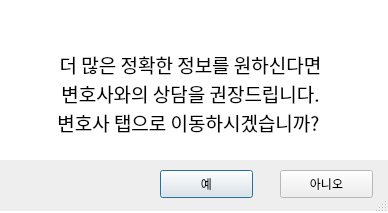
<?xml version="1.0" encoding="UTF-8"?>
<ui version="4.0">
 <class>Dialog</class>
 <widget class="QDialog" name="Dialog">
  <property name="windowModality">
   <enum>Qt::WindowModal</enum>
  </property>
  <property name="geometry">
   <rect>
    <x>0</x>
    <y>0</y>
    <width>388</width>
    <height>213</height>
   </rect>
  </property>
  <property name="minimumSize">
   <size>
    <width>0</width>
    <height>0</height>
   </size>
  </property>
  <property name="maximumSize">
   <size>
    <width>16875</width>
    <height>35752</height>
   </size>
  </property>
  <property name="palette">
   <palette>
    <active>
     <colorrole role="Base">
      <brush brushstyle="SolidPattern">
       <color alpha="255">
        <red>255</red>
        <green>255</green>
        <blue>255</blue>
       </color>
      </brush>
     </colorrole>
     <colorrole role="Window">
      <brush brushstyle="SolidPattern">
       <color alpha="255">
        <red>255</red>
        <green>255</green>
        <blue>255</blue>
       </color>
      </brush>
     </colorrole>
    </active>
    <inactive>
     <colorrole role="Base">
      <brush brushstyle="SolidPattern">
       <color alpha="255">
        <red>255</red>
        <green>255</green>
        <blue>255</blue>
       </color>
      </brush>
     </colorrole>
     <colorrole role="Window">
      <brush brushstyle="SolidPattern">
       <color alpha="255">
        <red>255</red>
        <green>255</green>
        <blue>255</blue>
       </color>
      </brush>
     </colorrole>
    </inactive>
    <disabled>
     <colorrole role="Base">
      <brush brushstyle="SolidPattern">
       <color alpha="255">
        <red>255</red>
        <green>255</green>
        <blue>255</blue>
       </color>
      </brush>
     </colorrole>
     <colorrole role="Window">
      <brush brushstyle="SolidPattern">
       <color alpha="255">
        <red>255</red>
        <green>255</green>
        <blue>255</blue>
       </color>
      </brush>
     </colorrole>
    </disabled>
   </palette>
  </property>
  <property name="windowTitle">
   <string>검색된 정보가 3개 미만입니다</string>
  </property>
  <property name="autoFillBackground">
   <bool>true</bool>
  </property>
  <property name="sizeGripEnabled">
   <bool>true</bool>
  </property>
  <widget class="QTextEdit" name="textEdit">
   <property name="geometry">
    <rect>
     <x>0</x>
     <y>10</y>
     <width>381</width>
     <height>141</height>
    </rect>
   </property>
   <property name="palette">
    <palette>
     <active>
      <colorrole role="WindowText">
       <brush brushstyle="SolidPattern">
        <color alpha="255">
         <red>255</red>
         <green>255</green>
         <blue>255</blue>
        </color>
       </brush>
      </colorrole>
      <colorrole role="Text">
       <brush brushstyle="SolidPattern">
        <color alpha="255">
         <red>0</red>
         <green>0</green>
         <blue>0</blue>
        </color>
       </brush>
      </colorrole>
      <colorrole role="Base">
       <brush brushstyle="SolidPattern">
        <color alpha="255">
         <red>255</red>
         <green>255</green>
         <blue>255</blue>
        </color>
       </brush>
      </colorrole>
      <colorrole role="Window">
       <brush brushstyle="SolidPattern">
        <color alpha="255">
         <red>255</red>
         <green>255</green>
         <blue>255</blue>
        </color>
       </brush>
      </colorrole>
     </active>
     <inactive>
      <colorrole role="WindowText">
       <brush brushstyle="SolidPattern">
        <color alpha="255">
         <red>255</red>
         <green>255</green>
         <blue>255</blue>
        </color>
       </brush>
      </colorrole>
      <colorrole role="Text">
       <brush brushstyle="SolidPattern">
        <color alpha="255">
         <red>0</red>
         <green>0</green>
         <blue>0</blue>
        </color>
       </brush>
      </colorrole>
      <colorrole role="Base">
       <brush brushstyle="SolidPattern">
        <color alpha="255">
         <red>255</red>
         <green>255</green>
         <blue>255</blue>
        </color>
       </brush>
      </colorrole>
      <colorrole role="Window">
       <brush brushstyle="SolidPattern">
        <color alpha="255">
         <red>255</red>
         <green>255</green>
         <blue>255</blue>
        </color>
       </brush>
      </colorrole>
     </inactive>
     <disabled>
      <colorrole role="WindowText">
       <brush brushstyle="SolidPattern">
        <color alpha="255">
         <red>120</red>
         <green>120</green>
         <blue>120</blue>
        </color>
       </brush>
      </colorrole>
      <colorrole role="Text">
       <brush brushstyle="SolidPattern">
        <color alpha="255">
         <red>120</red>
         <green>120</green>
         <blue>120</blue>
        </color>
       </brush>
      </colorrole>
      <colorrole role="Base">
       <brush brushstyle="SolidPattern">
        <color alpha="255">
         <red>255</red>
         <green>255</green>
         <blue>255</blue>
        </color>
       </brush>
      </colorrole>
      <colorrole role="Window">
       <brush brushstyle="SolidPattern">
        <color alpha="255">
         <red>255</red>
         <green>255</green>
         <blue>255</blue>
        </color>
       </brush>
      </colorrole>
     </disabled>
    </palette>
   </property>
   <property name="font">
    <font>
     <family>08서울남산체 EB</family>
     <pointsize>10</pointsize>
     <weight>50</weight>
     <bold>false</bold>
    </font>
   </property>
   <property name="frameShape">
    <enum>QFrame::NoFrame</enum>
   </property>
   <property name="verticalScrollBarPolicy">
    <enum>Qt::ScrollBarAlwaysOff</enum>
   </property>
   <property name="readOnly">
    <bool>true</bool>
   </property>
   <property name="html">
    <string>&lt;!DOCTYPE HTML PUBLIC &quot;-//W3C//DTD HTML 4.0//EN&quot; &quot;http://www.w3.org/TR/REC-html40/strict.dtd&quot;&gt;
&lt;html&gt;&lt;head&gt;&lt;meta name=&quot;qrichtext&quot; content=&quot;1&quot; /&gt;&lt;style type=&quot;text/css&quot;&gt;
p, li { white-space: pre-wrap; }
&lt;/style&gt;&lt;/head&gt;&lt;body style=&quot; font-family:'08서울남산체 EB'; font-size:10pt; font-weight:400; font-style:normal;&quot;&gt;
&lt;p align=&quot;center&quot; style=&quot;-qt-paragraph-type:empty; margin-top:0px; margin-bottom:0px; margin-left:0px; margin-right:0px; -qt-block-indent:0; text-indent:0px; font-weight:96;&quot;&gt;&lt;br /&gt;&lt;/p&gt;
&lt;p align=&quot;center&quot; style=&quot;-qt-paragraph-type:empty; margin-top:0px; margin-bottom:0px; margin-left:0px; margin-right:0px; -qt-block-indent:0; text-indent:0px; font-weight:96;&quot;&gt;&lt;br /&gt;&lt;/p&gt;
&lt;p align=&quot;center&quot; style=&quot; margin-top:0px; margin-bottom:0px; margin-left:0px; margin-right:0px; -qt-block-indent:0; text-indent:0px;&quot;&gt;&lt;span style=&quot; font-size:14pt; font-weight:96;&quot;&gt;더 많은 정확한 정보를 원하신다면&lt;/span&gt;&lt;/p&gt;
&lt;p align=&quot;center&quot; style=&quot; margin-top:0px; margin-bottom:0px; margin-left:0px; margin-right:0px; -qt-block-indent:0; text-indent:0px;&quot;&gt;&lt;span style=&quot; font-size:14pt; font-weight:96;&quot;&gt;변호사와의 상담을 권장드립니다.&lt;/span&gt;&lt;/p&gt;
&lt;p align=&quot;center&quot; style=&quot; margin-top:0px; margin-bottom:0px; margin-left:0px; margin-right:0px; -qt-block-indent:0; text-indent:0px;&quot;&gt;&lt;span style=&quot; font-size:14pt; font-weight:96;&quot;&gt;변호사 탭으로 이동하시겠습니까? &lt;/span&gt;&lt;/p&gt;
&lt;p align=&quot;center&quot; style=&quot;-qt-paragraph-type:empty; margin-top:0px; margin-bottom:0px; margin-left:0px; margin-right:0px; -qt-block-indent:0; text-indent:0px; font-weight:96;&quot;&gt;&lt;br /&gt;&lt;/p&gt;&lt;/body&gt;&lt;/html&gt;</string>
   </property>
  </widget>
  <widget class="QTextEdit" name="textEdit_2">
   <property name="geometry">
    <rect>
     <x>0</x>
     <y>160</y>
     <width>411</width>
     <height>51</height>
    </rect>
   </property>
   <property name="palette">
    <palette>
     <active>
      <colorrole role="Base">
       <brush brushstyle="SolidPattern">
        <color alpha="255">
         <red>238</red>
         <green>238</green>
         <blue>238</blue>
        </color>
       </brush>
      </colorrole>
     </active>
     <inactive>
      <colorrole role="Base">
       <brush brushstyle="SolidPattern">
        <color alpha="255">
         <red>238</red>
         <green>238</green>
         <blue>238</blue>
        </color>
       </brush>
      </colorrole>
     </inactive>
     <disabled>
      <colorrole role="Base">
       <brush brushstyle="SolidPattern">
        <color alpha="255">
         <red>255</red>
         <green>255</green>
         <blue>255</blue>
        </color>
       </brush>
      </colorrole>
     </disabled>
    </palette>
   </property>
   <property name="autoFillBackground">
    <bool>true</bool>
   </property>
   <property name="frameShape">
    <enum>QFrame::NoFrame</enum>
   </property>
  </widget>
  <widget class="QPushButton" name="pushButton">
   <property name="geometry">
    <rect>
     <x>160</x>
     <y>170</y>
     <width>93</width>
     <height>28</height>
    </rect>
   </property>
   <property name="text">
    <string>예</string>
   </property>
  </widget>
  <widget class="QPushButton" name="pushButton_2">
   <property name="geometry">
    <rect>
     <x>280</x>
     <y>170</y>
     <width>93</width>
     <height>28</height>
    </rect>
   </property>
   <property name="text">
    <string>아니오</string>
   </property>
  </widget>
  <zorder>textEdit_2</zorder>
  <zorder>textEdit</zorder>
  <zorder>pushButton</zorder>
  <zorder>pushButton_2</zorder>
 </widget>
 <resources/>
 <connections/>
</ui>
